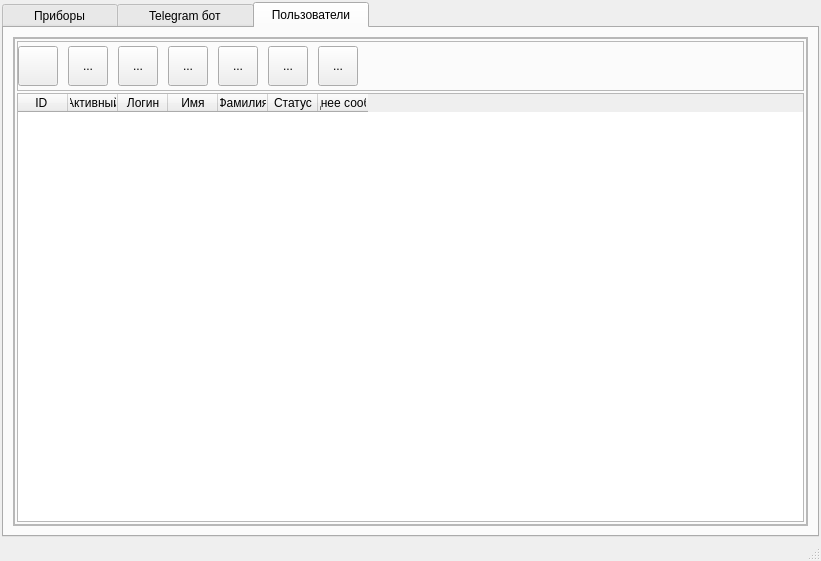
<?xml version="1.0" encoding="UTF-8"?>
<ui version="4.0">
 <class>MainWindow</class>
 <widget class="QMainWindow" name="MainWindow">
  <property name="geometry">
   <rect>
    <x>0</x>
    <y>0</y>
    <width>821</width>
    <height>561</height>
   </rect>
  </property>
  <property name="windowTitle">
   <string>WhatsminerDispatcher</string>
  </property>
  <property name="windowIcon">
   <iconset resource="rsrc.qrc">
    <normaloff>:/img/whatsminer_logo.png</normaloff>:/img/whatsminer_logo.png</iconset>
  </property>
  <widget class="QWidget" name="centralwidget">
   <layout class="QVBoxLayout" name="verticalLayout">
    <property name="leftMargin">
     <number>2</number>
    </property>
    <property name="topMargin">
     <number>2</number>
    </property>
    <property name="rightMargin">
     <number>2</number>
    </property>
    <property name="bottomMargin">
     <number>2</number>
    </property>
    <item>
     <widget class="QTabWidget" name="tabWidget">
      <property name="currentIndex">
       <number>2</number>
      </property>
      <property name="elideMode">
       <enum>Qt::TextElideMode::ElideMiddle</enum>
      </property>
      <widget class="QWidget" name="devices_tab">
       <attribute name="title">
        <string>      Приборы      </string>
       </attribute>
       <layout class="QVBoxLayout" name="verticalLayout_2" stretch="3">
        <property name="spacing">
         <number>2</number>
        </property>
        <property name="leftMargin">
         <number>2</number>
        </property>
        <property name="topMargin">
         <number>2</number>
        </property>
        <property name="rightMargin">
         <number>2</number>
        </property>
        <property name="bottomMargin">
         <number>2</number>
        </property>
        <item>
         <widget class="QFrame" name="frame">
          <property name="frameShape">
           <enum>QFrame::Shape::StyledPanel</enum>
          </property>
          <property name="frameShadow">
           <enum>QFrame::Shadow::Raised</enum>
          </property>
          <layout class="QHBoxLayout" name="horizontalLayout" stretch="1,2">
           <property name="spacing">
            <number>2</number>
           </property>
           <property name="leftMargin">
            <number>2</number>
           </property>
           <property name="topMargin">
            <number>2</number>
           </property>
           <property name="rightMargin">
            <number>2</number>
           </property>
           <property name="bottomMargin">
            <number>2</number>
           </property>
           <item>
            <widget class="QTreeView" name="trvDevices"/>
           </item>
           <item>
            <widget class="QTableView" name="tbvDeviceData"/>
           </item>
          </layout>
         </widget>
        </item>
       </layout>
      </widget>
      <widget class="QWidget" name="bot_tab">
       <attribute name="title">
        <string>      Telegram бот      </string>
       </attribute>
       <layout class="QVBoxLayout" name="verticalLayout_3">
        <property name="spacing">
         <number>2</number>
        </property>
        <property name="leftMargin">
         <number>2</number>
        </property>
        <property name="topMargin">
         <number>2</number>
        </property>
        <property name="rightMargin">
         <number>2</number>
        </property>
        <property name="bottomMargin">
         <number>2</number>
        </property>
        <item>
         <widget class="QFrame" name="frame_2">
          <property name="frameShape">
           <enum>QFrame::Shape::StyledPanel</enum>
          </property>
          <property name="frameShadow">
           <enum>QFrame::Shadow::Raised</enum>
          </property>
          <layout class="QVBoxLayout" name="verticalLayout_4">
           <property name="spacing">
            <number>2</number>
           </property>
           <property name="leftMargin">
            <number>2</number>
           </property>
           <property name="topMargin">
            <number>2</number>
           </property>
           <property name="rightMargin">
            <number>2</number>
           </property>
           <property name="bottomMargin">
            <number>2</number>
           </property>
           <item>
            <widget class="QFrame" name="frame_3">
             <property name="frameShape">
              <enum>QFrame::Shape::StyledPanel</enum>
             </property>
             <property name="frameShadow">
              <enum>QFrame::Shadow::Raised</enum>
             </property>
             <layout class="QGridLayout" name="gridLayout">
              <property name="leftMargin">
               <number>4</number>
              </property>
              <property name="topMargin">
               <number>20</number>
              </property>
              <property name="rightMargin">
               <number>4</number>
              </property>
              <property name="bottomMargin">
               <number>20</number>
              </property>
              <property name="horizontalSpacing">
               <number>20</number>
              </property>
              <property name="verticalSpacing">
               <number>10</number>
              </property>
              <item row="1" column="1">
               <widget class="QPushButton" name="pbRestartBot">
                <property name="minimumSize">
                 <size>
                  <width>150</width>
                  <height>30</height>
                 </size>
                </property>
                <property name="text">
                 <string>Перезапуск бота</string>
                </property>
               </widget>
              </item>
              <item row="1" column="0">
               <widget class="QLabel" name="lbBotStatus">
                <property name="minimumSize">
                 <size>
                  <width>120</width>
                  <height>30</height>
                 </size>
                </property>
                <property name="maximumSize">
                 <size>
                  <width>120</width>
                  <height>30</height>
                 </size>
                </property>
                <property name="font">
                 <font>
                  <pointsize>10</pointsize>
                  <bold>true</bold>
                 </font>
                </property>
                <property name="frameShape">
                 <enum>QFrame::Shape::Box</enum>
                </property>
                <property name="text">
                 <string>Бот запущен</string>
                </property>
                <property name="alignment">
                 <set>Qt::AlignmentFlag::AlignCenter</set>
                </property>
                <property name="margin">
                 <number>0</number>
                </property>
                <property name="indent">
                 <number>0</number>
                </property>
               </widget>
              </item>
              <item row="0" column="0">
               <widget class="QLabel" name="label">
                <property name="text">
                 <string>Токен Бота</string>
                </property>
               </widget>
              </item>
              <item row="0" column="1">
               <widget class="QLineEdit" name="leBotToken">
                <property name="minimumSize">
                 <size>
                  <width>400</width>
                  <height>0</height>
                 </size>
                </property>
               </widget>
              </item>
              <item row="1" column="2">
               <spacer name="horizontalSpacer">
                <property name="orientation">
                 <enum>Qt::Orientation::Horizontal</enum>
                </property>
                <property name="sizeHint" stdset="0">
                 <size>
                  <width>40</width>
                  <height>20</height>
                 </size>
                </property>
               </spacer>
              </item>
             </layout>
            </widget>
           </item>
          </layout>
         </widget>
        </item>
        <item>
         <widget class="QFrame" name="frConsoleTG">
          <property name="frameShape">
           <enum>QFrame::Shape::StyledPanel</enum>
          </property>
          <property name="frameShadow">
           <enum>QFrame::Shadow::Raised</enum>
          </property>
         </widget>
        </item>
       </layout>
      </widget>
      <widget class="QWidget" name="tab">
       <attribute name="title">
        <string>  Пользователи  </string>
       </attribute>
       <layout class="QVBoxLayout" name="verticalLayout_7">
        <item>
         <widget class="QFrame" name="frame_4">
          <property name="frameShape">
           <enum>QFrame::Shape::StyledPanel</enum>
          </property>
          <property name="frameShadow">
           <enum>QFrame::Shadow::Raised</enum>
          </property>
          <layout class="QVBoxLayout" name="verticalLayout_6">
           <property name="spacing">
            <number>0</number>
           </property>
           <property name="leftMargin">
            <number>0</number>
           </property>
           <property name="topMargin">
            <number>0</number>
           </property>
           <property name="rightMargin">
            <number>0</number>
           </property>
           <property name="bottomMargin">
            <number>0</number>
           </property>
           <item>
            <widget class="QFrame" name="frame_5">
             <property name="frameShape">
              <enum>QFrame::Shape::StyledPanel</enum>
             </property>
             <property name="frameShadow">
              <enum>QFrame::Shadow::Raised</enum>
             </property>
             <layout class="QVBoxLayout" name="verticalLayout_5">
              <property name="spacing">
               <number>2</number>
              </property>
              <property name="leftMargin">
               <number>2</number>
              </property>
              <property name="topMargin">
               <number>2</number>
              </property>
              <property name="rightMargin">
               <number>2</number>
              </property>
              <property name="bottomMargin">
               <number>2</number>
              </property>
              <item>
               <widget class="QFrame" name="frame_6">
                <property name="frameShape">
                 <enum>QFrame::Shape::StyledPanel</enum>
                </property>
                <property name="frameShadow">
                 <enum>QFrame::Shadow::Raised</enum>
                </property>
                <layout class="QGridLayout" name="gridLayout_3">
                 <property name="leftMargin">
                  <number>0</number>
                 </property>
                 <property name="topMargin">
                  <number>4</number>
                 </property>
                 <property name="rightMargin">
                  <number>0</number>
                 </property>
                 <property name="bottomMargin">
                  <number>4</number>
                 </property>
                 <property name="spacing">
                  <number>10</number>
                 </property>
                 <item row="1" column="2">
                  <widget class="QToolButton" name="tbRefreshUsers">
                   <property name="minimumSize">
                    <size>
                     <width>40</width>
                     <height>40</height>
                    </size>
                   </property>
                   <property name="toolTip">
                    <string>Обновить список</string>
                   </property>
                   <property name="text">
                    <string/>
                   </property>
                   <property name="icon">
                    <iconset resource="rsrc.qrc">
                     <normaloff>:/img/refresh-cw.svg</normaloff>:/img/refresh-cw.svg</iconset>
                   </property>
                   <property name="iconSize">
                    <size>
                     <width>25</width>
                     <height>25</height>
                    </size>
                   </property>
                   <property name="autoRaise">
                    <bool>false</bool>
                   </property>
                  </widget>
                 </item>
                 <item row="1" column="8">
                  <widget class="QToolButton" name="tbSendToAll">
                   <property name="minimumSize">
                    <size>
                     <width>40</width>
                     <height>40</height>
                    </size>
                   </property>
                   <property name="toolTip">
                    <string>Отправить сообщение всем</string>
                   </property>
                   <property name="text">
                    <string>...</string>
                   </property>
                   <property name="icon">
                    <iconset resource="rsrc.qrc">
                     <normaloff>:/img/send-messages-all.png</normaloff>:/img/send-messages-all.png</iconset>
                   </property>
                   <property name="iconSize">
                    <size>
                     <width>30</width>
                     <height>30</height>
                    </size>
                   </property>
                  </widget>
                 </item>
                 <item row="1" column="5">
                  <widget class="QToolButton" name="tbResetAdmin">
                   <property name="minimumSize">
                    <size>
                     <width>40</width>
                     <height>40</height>
                    </size>
                   </property>
                   <property name="toolTip">
                    <string>Удалить из администраторов</string>
                   </property>
                   <property name="text">
                    <string>...</string>
                   </property>
                   <property name="icon">
                    <iconset resource="rsrc.qrc">
                     <normaloff>:/img/delete_admin.png</normaloff>:/img/delete_admin.png</iconset>
                   </property>
                   <property name="iconSize">
                    <size>
                     <width>25</width>
                     <height>25</height>
                    </size>
                   </property>
                  </widget>
                 </item>
                 <item row="1" column="4">
                  <widget class="QToolButton" name="tbSetAdmin">
                   <property name="minimumSize">
                    <size>
                     <width>40</width>
                     <height>40</height>
                    </size>
                   </property>
                   <property name="toolTip">
                    <string>Сделать администратором</string>
                   </property>
                   <property name="text">
                    <string>...</string>
                   </property>
                   <property name="icon">
                    <iconset resource="rsrc.qrc">
                     <normaloff>:/img/add_admin.png</normaloff>:/img/add_admin.png</iconset>
                   </property>
                   <property name="iconSize">
                    <size>
                     <width>25</width>
                     <height>25</height>
                    </size>
                   </property>
                  </widget>
                 </item>
                 <item row="1" column="3">
                  <widget class="QToolButton" name="tbVerifyUser">
                   <property name="minimumSize">
                    <size>
                     <width>40</width>
                     <height>40</height>
                    </size>
                   </property>
                   <property name="toolTip">
                    <string>Зарегистрировать пользователя</string>
                   </property>
                   <property name="text">
                    <string>...</string>
                   </property>
                   <property name="icon">
                    <iconset resource="rsrc.qrc">
                     <normaloff>:/img/verified-user.png</normaloff>:/img/verified-user.png</iconset>
                   </property>
                   <property name="iconSize">
                    <size>
                     <width>25</width>
                     <height>25</height>
                    </size>
                   </property>
                  </widget>
                 </item>
                 <item row="1" column="9">
                  <spacer name="horizontalSpacer_3">
                   <property name="orientation">
                    <enum>Qt::Orientation::Horizontal</enum>
                   </property>
                   <property name="sizeHint" stdset="0">
                    <size>
                     <width>40</width>
                     <height>20</height>
                    </size>
                   </property>
                  </spacer>
                 </item>
                 <item row="1" column="7">
                  <widget class="QToolButton" name="tbSendMessage">
                   <property name="minimumSize">
                    <size>
                     <width>40</width>
                     <height>40</height>
                    </size>
                   </property>
                   <property name="toolTip">
                    <string>Отправить сообщение</string>
                   </property>
                   <property name="text">
                    <string>...</string>
                   </property>
                   <property name="icon">
                    <iconset resource="rsrc.qrc">
                     <normaloff>:/img/send-message.png</normaloff>:/img/send-message.png</iconset>
                   </property>
                   <property name="iconSize">
                    <size>
                     <width>25</width>
                     <height>25</height>
                    </size>
                   </property>
                  </widget>
                 </item>
                 <item row="1" column="6">
                  <widget class="QToolButton" name="tbBanUser">
                   <property name="minimumSize">
                    <size>
                     <width>40</width>
                     <height>40</height>
                    </size>
                   </property>
                   <property name="toolTip">
                    <string>Заблокировать пользователя</string>
                   </property>
                   <property name="text">
                    <string>...</string>
                   </property>
                   <property name="icon">
                    <iconset resource="rsrc.qrc">
                     <normaloff>:/img/block-user_2.png</normaloff>:/img/block-user_2.png</iconset>
                   </property>
                   <property name="iconSize">
                    <size>
                     <width>25</width>
                     <height>25</height>
                    </size>
                   </property>
                  </widget>
                 </item>
                </layout>
               </widget>
              </item>
              <item>
               <widget class="QTableWidget" name="tblUsers">
                <property name="frameShape">
                 <enum>QFrame::Shape::StyledPanel</enum>
                </property>
                <property name="lineWidth">
                 <number>1</number>
                </property>
                <property name="horizontalScrollBarPolicy">
                 <enum>Qt::ScrollBarPolicy::ScrollBarAsNeeded</enum>
                </property>
                <property name="sizeAdjustPolicy">
                 <enum>QAbstractScrollArea::SizeAdjustPolicy::AdjustToContents</enum>
                </property>
                <property name="editTriggers">
                 <set>QAbstractItemView::EditTrigger::NoEditTriggers</set>
                </property>
                <property name="selectionMode">
                 <enum>QAbstractItemView::SelectionMode::SingleSelection</enum>
                </property>
                <property name="selectionBehavior">
                 <enum>QAbstractItemView::SelectionBehavior::SelectRows</enum>
                </property>
                <property name="showGrid">
                 <bool>true</bool>
                </property>
                <property name="gridStyle">
                 <enum>Qt::PenStyle::SolidLine</enum>
                </property>
                <property name="sortingEnabled">
                 <bool>false</bool>
                </property>
                <attribute name="horizontalHeaderMinimumSectionSize">
                 <number>20</number>
                </attribute>
                <attribute name="horizontalHeaderDefaultSectionSize">
                 <number>50</number>
                </attribute>
                <attribute name="horizontalHeaderStretchLastSection">
                 <bool>false</bool>
                </attribute>
                <attribute name="verticalHeaderDefaultSectionSize">
                 <number>30</number>
                </attribute>
                <column>
                 <property name="text">
                  <string>ID </string>
                 </property>
                </column>
                <column>
                 <property name="text">
                  <string>Активный</string>
                 </property>
                </column>
                <column>
                 <property name="text">
                  <string>Логин</string>
                 </property>
                </column>
                <column>
                 <property name="text">
                  <string>Имя</string>
                 </property>
                </column>
                <column>
                 <property name="text">
                  <string>Фамилия</string>
                 </property>
                </column>
                <column>
                 <property name="text">
                  <string>Статус</string>
                 </property>
                </column>
                <column>
                 <property name="text">
                  <string>Последнее сообщение</string>
                 </property>
                </column>
               </widget>
              </item>
             </layout>
            </widget>
           </item>
          </layout>
         </widget>
        </item>
       </layout>
      </widget>
     </widget>
    </item>
   </layout>
  </widget>
  <widget class="QMenuBar" name="menubar">
   <property name="geometry">
    <rect>
     <x>0</x>
     <y>0</y>
     <width>821</width>
     <height>22</height>
    </rect>
   </property>
  </widget>
  <widget class="QStatusBar" name="statusbar"/>
 </widget>
 <resources>
  <include location="rsrc.qrc"/>
 </resources>
 <connections/>
</ui>
